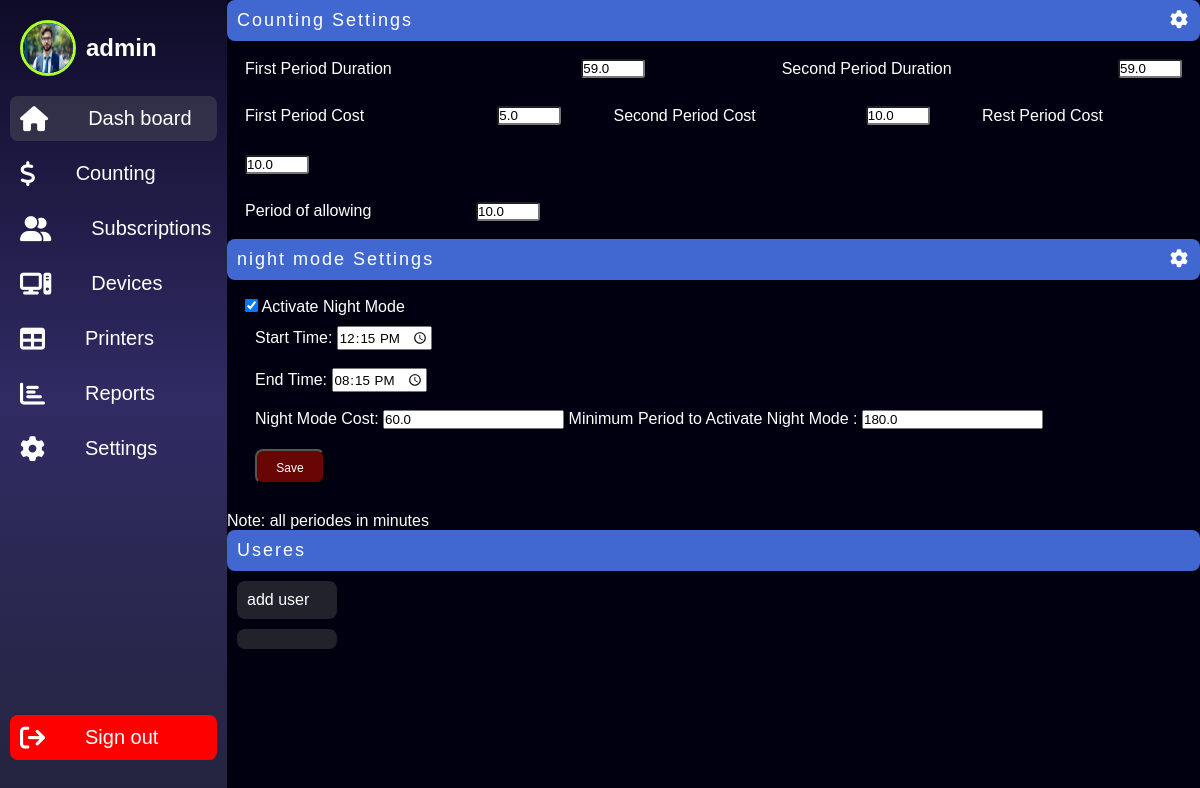
The app's page /settings (signed in) with its own data.
### parking/models.py (models this page shows)
class counting_settings(models.Model):
    period_of_allowing=models.FloatField(verbose_name="period of allowing",default=10)
    first_period_duration=models.FloatField(verbose_name="first period duration",blank=True,null=True)
    second_period_duration=models.FloatField(verbose_name="second period duration",blank=True,null=True)
    first_period_duration_cost=models.FloatField(verbose_name="first period duration cost",blank=True,null=True)
    second_period_duration_cost = models.FloatField(verbose_name="second period duration cost", blank=True, null=True)
    rest_period_duration_cost_perhoure= models.FloatField(verbose_name="rest period duration cost", blank=True, null=True)
    enable_night_mode=models.BooleanField(verbose_name="Enable night mode",blank=True,null=True)
    n_starttime=models.TimeField(verbose_name="night mode start time",blank=True,null=True)
    n_endtime = models.TimeField(verbose_name="night mode end time",blank=True,null=True)
    night_modeCost=models.FloatField(verbose_name="night mode cost",blank=True,null=True)
    min_period_tocost=models.FloatField(verbose_name="minimum period to cost night mode",blank=True,null=True)

### parking/views.py (the view)
# urls.py: path('', views.all_transactions, name="parking"),path("edit_ip/<int:id>",views.edit_ip,name="edit_ip"),path("delete/<int:id>",views.destroy,name="destroy"),path("subscriber",views.all_subscriber,name=
def Counting_settings(request):
    if request.user.is_staff:
        settings_instance, created = counting_settings.objects.get_or_create(pk=1)
        if request.method == 'POST':
            form = counting_settings_form(request.POST, instance=settings_instance)
            if form.is_valid():
                form.save()
        else:
            form = counting_settings_form(instance=settings_instance)
        context={'form': form}
        return render(request,"settings.html",context)
    else:
        return redirect("/")

### parking/forms.py
class counting_settings_form(forms.ModelForm):
    class Meta:
        model = counting_settings
        fields = [
            "period_of_allowing", "first_period_duration", "second_period_duration",
            "first_period_duration_cost", "second_period_duration_cost",
            "rest_period_duration_cost_perhoure", "enable_night_mode",
            "n_starttime", "n_endtime", "night_modeCost","min_period_tocost",
        ]
        widgets = {
            'enable_night_mode': forms.CheckboxInput(),
            'n_starttime': forms.TextInput(attrs={'type': 'time'}),
            'n_endtime': forms.TextInput(attrs={'type': 'time'}),
        }

### parking/templates/settings.html (shortened to what this page needs)
<!DOCTYPE html>
{% load static %}
<html lang="en">
<head>
    <link rel="stylesheet" href="{% static 'css/style-settings.css' %}">
    <link rel="stylesheet" href="https://cdnjs.cloudflare.com/ajax/libs/font-awesome/6.4.0/css/all.min.css">
</head>
<body>
    <div class="menu">
        <ul>
            <li >
                <a class="profile"href="">
                <div class="img-box">
                    <img src="profile.jpg" alt="img">
                </div>
                <h2> {{user}}</h2>
            </a>
            </li>
            <li>
                <a class="dash" href="{% url 'parking:parking' %}">
                <i class=" fas fa-home"></i>
                <p>Dash board</p>
            </a>
            </li>
            <li>
                <a href="{% url 'parking:counting' %}">
                <i class=" fas fa-dollar"></i>
                <p>Counting</p>
            </a>
            </li>
            <li>
            <li>
                <a href="{% url 'parking:subscriber' %}">
                <i class=" fas fa-user-group"></i>
                <p>Subscriptions</p>
            </a>
            </li>
            <li>
                <a href="{% url 'parking:devices' %}">
                <i class=" fas fa-computer"></i>
                <p>Devices</p>
            </a>
            </li>
            <li>
                <a href="printers.html">
                <i class=" fas fa-table"></i>
                <p>Printers</p>
            </a>
            </li>
            <li>
                <a href="{% url 'parking:reports' %}">
                <i class=" fas fa-chart-bar"></i>
                <p>Reports</p>
            </a>
            </li>
            <li>
                <a href="{% url 'parking:settings' %}">
                <i class=" fas fa-cog"></i>
                <p>Settings</p>
            </a>
            </li>
            <li class="sign-out">
                <a href="">
                <i class=" fas fa-sign-out"></i>
                <p>Sign out</p>
            </a>
            </li>
        </ul>
    </div>
    <div class="content">
        <div class="titel">
            <p>Counting Settings </p>
            <i class=" fas fa-cog"></i>
        </div>
        <div class="counting_settings_form">
            <form method="POST">
                <div class="period_duration">
                        <label for="id_first_period_duration">First Period Duration</label>
                {{ form.first_period_duration }}
                    <label for="id_second_period_duration">Second Period Duration</label>
                {{ form.second_period_duration }}
                </div>
                <div class="period_cost">
                   <label for="id_first_period_duration_cost">First Period Cost</label>
                {{ form.first_period_duration_cost }}
                <label for="id_second_period_duration_cost">Second Period Cost</label>
                {{ form.second_period_duration_cost }}
                <label for="id_rest_period_duration_cost">Rest Period Cost</label>
                {{ form.rest_period_duration_cost_perhoure }}
                </div>
                <div class="period_of_allowing">
                     <label for="id_period-of_allowing">Period of allowing</label>
                        {{ form.period_of_allowing }}
                </div>
        </div>
        <div class="titel">
            <p>night mode Settings </p>
            <i class=" fas fa-cog"></i>
        </div>
        <div class="night_mode">
             <label>
                {{ form.enable_night_mode }}  Activate Night Mode
            </label>
            <div id="additionalFields" class="{% if not form.enable_night_mode.value %}hidden{% endif %}">
                <label for="id_n_starttime">Start Time:</label>
                {{ form.n_starttime }}<br><br>
                <label for="id_n_endtime">End Time:</label>
                {{ form.n_endtime }}<br><br>
               <label for="id_night_mode_cost">Night Mode Cost:</label>
                {{ form.night_modeCost }}
                <label for="id_min_period_tocost">Minimum Period to Activate Night Mode :</label>
                {{ form.min_period_tocost }}
            </div>
  <div class="">
      <button class="code-button" type="submit"> Save</button>
  </div>
</div>
<label>Note: all periodes in minutes</label>
            <div class="titel">
            <p>Useres </p>
            <i class="  fa-user-group"></i>
        </div>
        <div class="add_user">
            <a href="{% url 'parking:signup' %}">
                <p>add user</p>
            <a/>
        </div>
    </div>
</body>
</html>

### static/css/style-settings.css (style rules this page uses)
* { padding: 0; margin: 0; color: white; font-family: sans-serif; }
body { background: #001; display: flex; }
.menu { width: 80px; background: linear-gradient(to bottom, #0f0c29, #302b63, #24243e); height: 100vh; overflow: hidden; }
ul { position: relative; height: 95%; }
ul li { list-style: none; }
ul li a { display: block; display: flex; padding: 10px; margin: 10px ; border-radius: 8px; gap: 40px; align-items: center; text-decoration: none; }
.profile { gap: 10px; }
ul li a i { font-size:25px; }
ul li a p { font-size: 20px; }
.sign-out { position: absolute; bottom: 0; width: 100%; }
.sign-out a { background-color: red; }
.img-box { width: 50px; height: 50px; border-radius: 50%; border: 3px solid greenyellow; overflow: hidden; flex-shrink: 0; }
.img-box img { width: 100%; height: 100%; }
ul li a:hover,.dash { background-color: #66666655; }
.content { width: 100%; align-items: center; }
.titel { background: rgb(65, 104, 209); display: flex; padding: 10px; border-radius: 8px; justify-content: space-between; letter-spacing: 2px; font-size: large; flex-wrap: wrap; }
.counting_settings_form { display: flex; align-items: center; justify-content: space-between; flex-wrap: wrap; }
.period_duration { display: flex; align-items: center; justify-content: space-between; margin: 8px; padding: 10px; flex-wrap: wrap; }
.period_cost { display: flex; gap: 30px; justify-content: space-between; margin: 8px; padding: 10px; flex-wrap: wrap; }
.period_duration label { width: 200px; }
.period_duration input { width:60px ; -webkit-text-fill-color:black; border-radius: 3px; flex-wrap: wrap; }
.period_cost { display: flex; align-items: center; justify-content: space-between; margin: 8px; padding: 10px; flex-wrap: wrap; }
.period_cost label { width: 200px; flex-wrap: wrap; }
.period_cost input { width:60px ; -webkit-text-fill-color:black; border-radius: 3px; flex-wrap: wrap; }
.code-button { width: 70px; height: 35px; background-color:rgb(104, 6, 6); font-size: 12px; -webkit-text-fill-color:white; border-radius: 8px; padding: 10px; margin: 10px; }
.night_mode { margin: 10px; padding: 8px; }
#additionalFields { flex-wrap: wrap; margin: 10px; gap: 30px; align-items: center; }
#additionalFields label { width: 130px; flex-wrap: wrap; }
#additionalFields input { -webkit-text-fill-color:black; flex-basis: 150px; flex-wrap: wrap; }
.period_of_allowing { display: flex; width:295px; gap: 30px; justify-content: space-between; margin: 8px; padding: 10px; flex-wrap: wrap; }
.period_of_allowing label { width: 200px; flex-wrap: wrap; }
.period_of_allowing input { width:60px ; -webkit-text-fill-color:black; border-radius: 3px; flex-wrap: wrap; }
.add_user a { display:block; display:flex; padding: 10px; margin: 10px ; border-radius: 8px; text-decoration: none; background-color: #66666655; width:80px; }

### records on screen
counting_settings: first_period_duration "59.0", second_period_duration "59.0", first_period_duration_cost "5.0", second_period_duration_cost "10.0", rest_period_duration_cost_perhoure "10.0", period_of_allowing "10.0", enable_night_mode "☑", n_starttime "12:15:00", n_endtime "20:15:00", night_modeCost "60.0", min_period_tocost "180.0"

### other values on screen
{{ user }} "admin"
